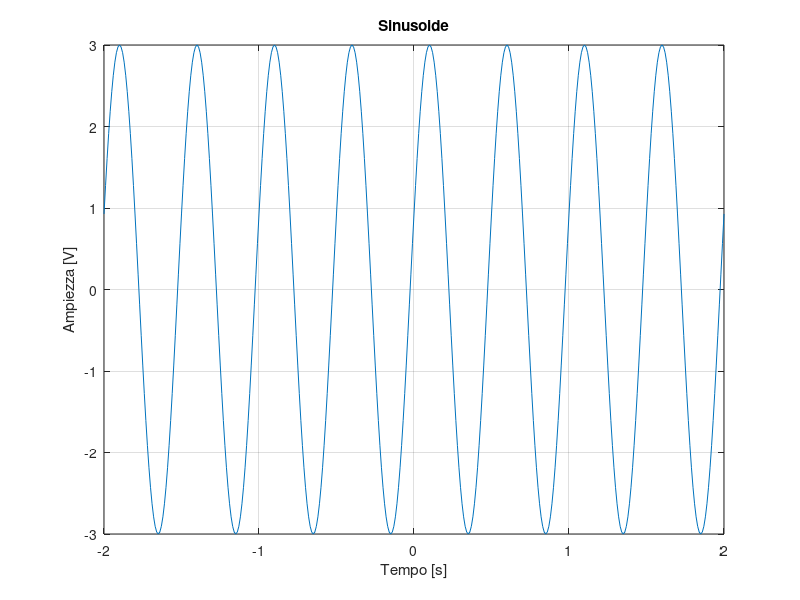

This chart was generated by the following MATLAB code: (Note: this script raises an error after producing the figure.)
%commento

clear all;
close all;
clc;

%% code section: tempi

% vettore numeri da -2 a 2, distanti 0.01
% il ; sopprime gli output
t = -2 : 0.01 : 2; 
% primo elememto t, -2
t(1)
t(end) 

%% code section: sin plotting

a = 3;
f0 = 2;
phi = pi/10;

x1 = a*sin(2*pi*f0*t + phi);

figure;
plot(t, x1);
xlabel("Tempo [s]");
ylabel("Ampiezza [V]");
title("Sinusoide");
grid on;

%% code section: rettangolo

x2 = rectpulsFST(t);

figure;
plot(t, x2);
xlabel("Tempo [s]");
ylabel("Ampiezza [V]");
title("Sinusoide");
grid on;

%% code section: rettangolo traslato

t0 = 0.5;
x3 = rectpulsFST(t-t0);
plot(t, x3);
xlabel("Tempo [s]");
ylabel("Ampiezza [V]");
title("Sinusoide");
grid on;

%% code section: rettangolo traslato scalato

t0 = 0.5;
t_magnify = 1.5;
x4 = rectpulsFST((t-t0)/t_magnify);
plot(t, x4);
xlabel("Tempo [s]");
ylabel("Ampiezza [V]");
title("Sinusoide");
grid on;

%% code section: somma segnali e subplot

x6 = x3 + x4;

figure;
subplot(3,1,1)
plot(t,x4); title ("x4"); xlabel("Tempo"); ylabel(""); grid on;

subplot(3,1,2)
plot(t,x3); title ("x5"); xlabel("Tempo"); ylabel(""); grid on;

subplot(3,1,3)
plot(t,x6); title ("x6"); xlabel("Tempo"); ylabel(""); grid on;




